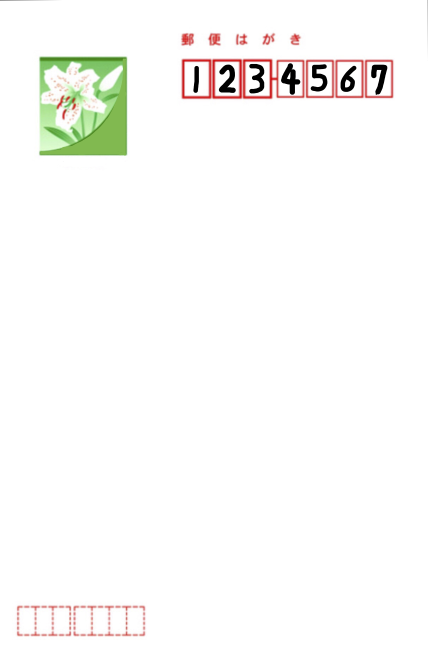
#> input picture ch2/zinpo/hagaki1.png, 856 x 1327 px (shown at 1/2 size)
$ python predict_zip.py
#> lines starting #> are read from the running program, lines starting #| are printed output that depends on the picture; after the words box and inside, x2 and y2 are one past the last pixel; in counts of white or black regions, pixels touching at a corner belong together
#> (reads ch2/zinpo/digits.pkl from the repository)
### ch2/zinpo/detect_zip.py
import cv2
import matplotlib.pyplot as plt

# ハガキ画像から郵便番号領域を抽出する関数
def detect_zipno(fname):
    # 画像を読み込む
#> called with fname = 'hagaki1.png'
    img = cv2.imread(fname)
#> img is the input picture: shape (1327, 856, 3); mean B, G, R 248.2, 250.1, 250.5
    # 画像のサイズを求める
    h, w = img.shape[:2]
#> h = 1327; w = 856
    # ハガキ画像の右上のみ抽出する --- (*1)
    img = img[0:h//2, w//3:]
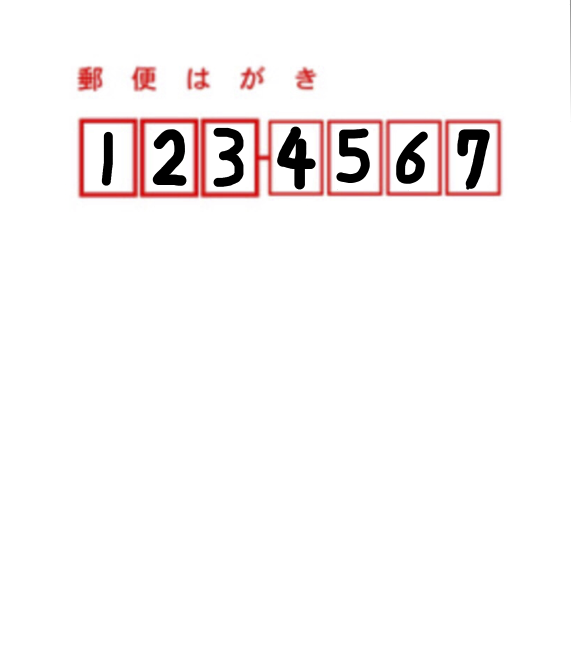
#> img: shape (663, 571, 3); mean B, G, R 245.6, 245.6, 249.3

    # 画像を二値化 --- (*2)
    gray = cv2.cvtColor(img, cv2.COLOR_BGR2GRAY)
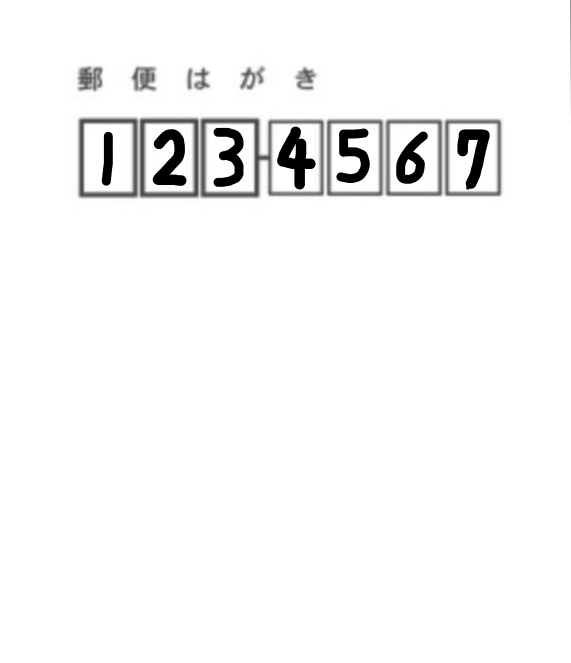
#> gray: shape (663, 571); min 0, max 255, mean 246.7
    gray = cv2.GaussianBlur(gray, (3, 3), 0)
    im2 = cv2.threshold(gray, 140, 255, cv2.THRESH_BINARY_INV)[1]
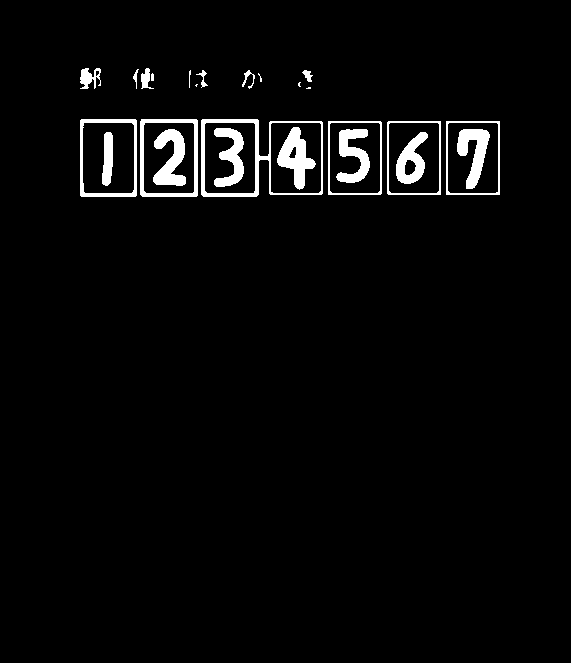
#> im2: shape (663, 571); 3.2% white; 25 white regions (4 under 20 px)

    # 輪郭を抽出 --- (*3)
    cnts = cv2.findContours(im2,
        cv2.RETR_LIST,
        cv2.CHAIN_APPROX_SIMPLE)[0]
#> cnts = 35 contours, 7 with area under 20; largest, box (x1, y1, x2, y2) and area: (201, 119, 323, 197) 8293, (140, 119, 198, 197) 4384, (80, 119, 137, 197) 4310, (446, 121, 500, 195) 3869, (387, 121, 441, 195) 3868

    # 抽出した輪郭を単純なリストに変換--- (*4)
    result = []
    for pt in cnts:
        x, y, w, h = cv2.boundingRect(pt)
        # 大きすぎる小さすぎる領域を除去 --- (*5)
        if not(50 < w < 70): continue
        result.append([x, y, w, h])
#> this loop made 35 passes
#> (x, y, w, h) on passes 1 to 12: (404, 159, 13, 17), (288, 146, 9, 13), (396, 132, 32, 52), (102, 132, 11, 54), (457, 129, 33, 60), (336, 129, 34, 54), (153, 129, 33, 57), (214, 128, 30, 59), (277, 127, 39, 63), (447, 122, 52, 72), (388, 122, 52, 72), (329, 122, 52, 72)
#> (pt, x, y, w, h) on pass 17: ([[446, 121], [446, 194], [499, 194], [499, 121]], 446, 121, 54, 74)
#> after the loop, result = [[447, 122, 52, 72], [388, 122, 52, 72], [329, 122, 52, 72], [270, 122, 52, 72], [204, 122, 52, 72], [143, 122, 52, 72], [82, 122, 53, 72], [446, 121, 54, 74], [387, 121, 54, 74], [328, 121, 54, 74], [140, 119, 58, 78], [80, 119, 57, 78]]
    # 抽出した輪郭が左側から並ぶようソート --- (*6)
    result = sorted(result, key=lambda x: x[0])
#> result = [[80, 119, 57, 78], [82, 122, 53, 72], [140, 119, 58, 78], [143, 122, 52, 72], [204, 122, 52, 72], [270, 122, 52, 72], [328, 121, 54, 74], [329, 122, 52, 72], [387, 121, 54, 74], [388, 122, 52, 72], [446, 121, 54, 74], [447, 122, 52, 72]]
    # 抽出した輪郭が近すぎるものを除去 --- (*7)
    result2 = []
    lastx = -100
    for x, y, w, h in result:
        if (x - lastx) < 10: continue
        result2.append([x, y, w, h])
        lastx = x
#> this loop made 12 passes
#> (x, y, w, h, lastx) on passes 1, 3, 5, 6, 7, 9, 11: (80, 119, 57, 78, 80), (140, 119, 58, 78, 140), (204, 122, 52, 72, 204), (270, 122, 52, 72, 270), (328, 121, 54, 74, 328), (387, 121, 54, 74, 387), (446, 121, 54, 74, 446)
#> after the loop, result2 = [[80, 119, 57, 78], [140, 119, 58, 78], [204, 122, 52, 72], [270, 122, 52, 72], [328, 121, 54, 74], [387, 121, 54, 74], [446, 121, 54, 74]]
    # 緑色の枠を描画 --- (*8)
    for x, y, w, h in result2:
        cv2.rectangle(img, (x, y), (x+w, y+h), (0, 255, 0), 3)
#> this loop made 7 passes
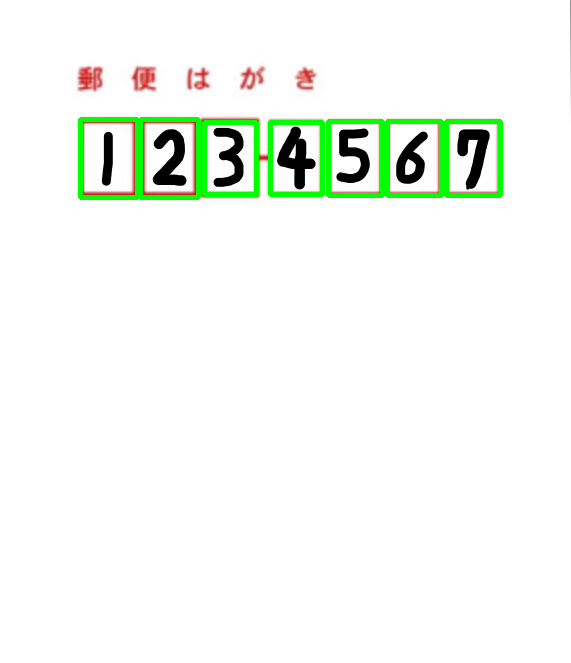
#> img: shape (663, 571, 3); 2.32% of pixels changed, all inside (x1, y1, x2, y2) = (78, 117, 503, 200)
    return result2, img

# [8 lines that do not run on import are left out]

### ch2/zinpo/predict_zip.py
from detect_zip import *
import matplotlib.pyplot as plt
from sklearn import svm, metrics
from sklearn.metrics import accuracy_score
import pickle

# 学習済み手書き数字のデータを読み込む
with open("digits.pkl", "rb") as fp:
    clf = pickle.load(fp)

# 画像から領域を読み込む
cnts, img = detect_zipno("hagaki1.png")
#> cnts has the same summary as result2 in detect_zipno

# 読み込んだデータをプロット
for i, pt in enumerate(cnts):
    x, y, w, h = pt
    # 枠線の輪郭分だけ小さくする
    x += 8
    y += 8
    w -= 16
    h -= 16
    # 画像データを取り出す
    im2 = img[y:y+h, x:x+w]
    # データを学習済みデータに合わせる
    im2gray = cv2.cvtColor(im2, cv2.COLOR_BGR2GRAY) # グレイスケールに
    im2gray = cv2.resize(im2gray, (8, 8)) # リサイズ
    im2gray = 15 - im2gray // 16 # 白黒反転
    im2gray = im2gray.reshape((-1, 64)) # 一次元に変換
    # データ予測する
    res = clf.predict(im2gray)
    # 画面に出力
    plt.subplot(1, 7, i + 1)
    plt.imshow(im2)
    plt.axis("off")
    plt.title(str(res))
#> this loop made 7 passes
#> (pt, x, y, w, h, res) on passes 1 to 7: ([80, 119, 57, 78], 88, 127, 41, 62, [1]), ([140, 119, 58, 78], 148, 127, 42, 62, [2]), ([204, 122, 52, 72], 212, 130, 36, 56, [3]), ([270, 122, 52, 72], 278, 130, 36, 56, [4]), ([328, 121, 54, 74], 336, 129, 38, 58, [5]), ([387, 121, 54, 74], 395, 129, 38, 58, [1]), ([446, 121, 54, 74], 454, 129, 38, 58, [9])
#> pass 1, `im2 = img[y:y+h, x:x+w]`:
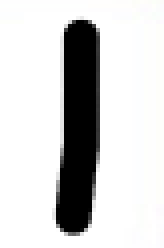
#> im2: shape (62, 41, 3) (shown 4 times larger); mean B, G, R 208, 208.2, 208.1
#> after the loop:
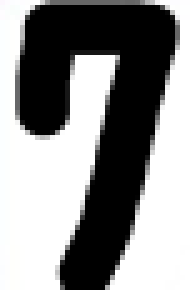
#> im2: shape (58, 38, 3) (shown 5 times larger); mean B, G, R 140.9, 140.9, 140.8

plt.show()
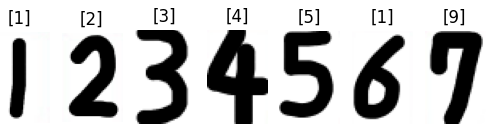
#> figure drawn by matplotlib, 7 panels; B, G, R data is drawn as R, G, B
